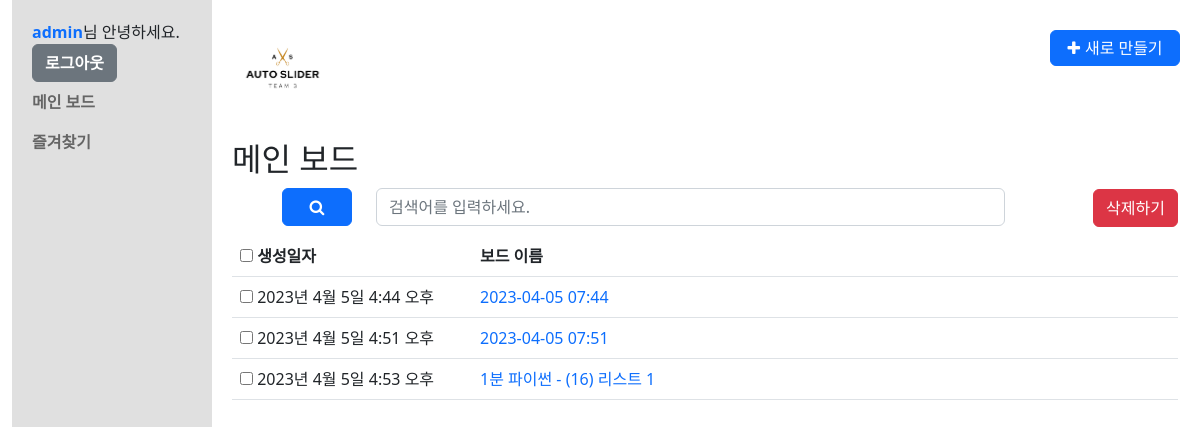
The page /list/ (signed in) on the database its author committed.
### common/models.py (models this page shows, shortened)
class CustomUser(AbstractUser):
    nickname = models.CharField(max_length=20, default='')
    phone_regex = RegexValidator(regex=r'^01([0|1|6|7|8|9])-?([0-9]{3,4})-?([0-9]{4})$') # 정규식 011-123-4567 혹은 010-1234-5678 기준
    phone = models.CharField(validators=[phone_regex], max_length=13, unique=True, verbose_name='phone', null=False, blank=False) # 010-1234-5678 기준 갯수
    USERNAME_FIELD = 'username'
    REQUIRED_FIELDS = ['phone', 'nickname', 'email']
    first_name = None
    last_name = None

### boards/models.py (models this page shows, shortened)
class Board(models.Model):
    input_type_choices = [
        ('input_text', '텍스트 요약'),
        ('input_youtube', 'Youtube 영상 링크 입력'),
        ('input_video', '영상 파일 업로드')
    ]
    title = models.TextField(blank=True)
    input_type = models.TextField(choices=input_type_choices, null=True)
    input_text = models.TextField(blank=True, null=True)
    input_youtube = models.TextField(blank=True, null=True)
    input_video = models.FileField(upload_to='videos/', blank=True, null=True)
    total_text = models.TextField(blank=True, null=True)
    summary_text = models.TextField(blank=True, null=True)
    timeline_text = models.TextField(blank=True, null=True)
    user_id = models.ForeignKey(CustomUser, on_delete=models.CASCADE)
    favorite = models.BooleanField(default=False)
    created_at = models.DateTimeField(auto_now_add=True)
    updated_at = models.DateTimeField(auto_now=True)

### boards/views.py (the view, shortened to what this page needs)
# urls.py: path('list/', views.BoardListView.as_view(), name='board_list'),  # board_list 기본 & 목록
class BoardListView(LoginRequiredMixin, ListView):
    model = Board
    template_name = 'boards/board_list.html'
    def get_queryset(self):
        query = self.request.GET.get('q')
        if query:
            return Board.objects.filter(
                Q(title__icontains=query) | Q(total_text__icontains=query) | Q(summary_text__icontains=query), # Q(note__icontains=query) |
                user_id=self.request.user.id
            )
        else:
            return Board.objects.filter(user_id=self.request.user.id)
    def get_context_data(self, **kwargs):
        context = super().get_context_data(**kwargs)
        context['board_list'] = self.get_queryset()
        return context

### templates/boards/board_list.html (shortened to what this page needs)
{% extends "base.html" %}
{% block content %}
{% load static %}
{% include "navbar.html" %}
<section class="board_list container-fluid">
  {% if  request.resolver_match.url_name == 'board_list' %}
  <h2>메인 보드</h2>
  <div class="searchSection">
    <form id="search_board_list" method="get" action="{% url 'boards:board_list' %}">
      <div class="form-group row">
        <div class="col btnarea">
          <button type="submit" form="search_board_list" class="btn btn-primary"><strong class="fa fa-search"><span class="modal hide">검색</span></strong></button>
        </div>
        <div class="col searcharea">
            <input type="text" name="q" class="form-control" placeholder="검색어를 입력하세요." value="{{ q }}">
        </div>
      </div>
    </form>
  </div>
  <div class="list_result">
    {% if board_list %}
    <form method="POST" id="user_board_list" action="{% url 'boards:board_list' %}">
      <div class="table-responsive">
        <table class="table table-hover">
          <thead>
            <tr>
              <th>
                <input type="checkbox" id="boards_all" name="board_ids" value="{{ board_list.all.0.id }}-{{ board_list.all.last.id }}">
                <label for="boards_all"><strong>생성일자</strong></label>
              </th>
              <th>
                <strong>보드 이름</strong>
              </th>
            </tr>
          </thead>
          <tbody>
          {% for board in board_list %}
            <tr>
              <td>
                <input type="checkbox" id="{{ board.id }}" name="board_ids" value="{{ board.id }}">
                <label for="{{ board.id }}">{{ board.created_at }}</label>
              </td>
              <td>
                <p class="board_tit"><a href="{% url 'boards:board_detail' board.id %}">{{ board.title }}</a></p>
              </td>
            </tr>
          {% endfor %}
          </tbody>
        </table>
      </div>
      <p class="btnarea"><button type="submit" form="user_board_list" class="btn btn-danger">삭제하기</button></p>
    </form>
    {% else %}
    <p class="no_result">목록이 존재하지 않습니다.</p>
    {% endif %}
  </div>
  {% endif %}
</section>
{% endblock %}

### templates/navbar.html
{% load static %}
<header class="header">
  <h1 class="logo"><img src="{% static 'img/autoslider_logo.png' %}" alt="logo"></h1>
  <ul class="btnarea">
    {% if request.resolver_match.url_name is None or request.resolver_match.url_name == 'board_list' or request.resolver_match.url_name == 'favorite_board_list' %}
      <li><button id="newBoardBtn" class="btn btn-primary"><strong class="fa fa-plus" data-toggle="modal" data-target="newBoardModal"><span>새로 만들기</span></strong></button></li>
    {% endif %}
  </ul>
</header>
<nav class="navigation navbar navbar-nav">
    <ul class="navbar-nav">
      <li class="nav-item"><a href="{% url 'common:profile' %}">{{ user.nickname }}</a>님 안녕하세요.</li>
      <li class="nav-item"><a href="{% url 'common:logout' %}" class="btn btn-secondary">로그아웃</a></li>
      <li class="nav-item"><a href="{% url 'boards:board_list' %}" class="nav-link" >메인 보드</a></li>
      <li class="nav-item"><a href="{% url 'boards:favorite_board_list' %}" class="nav-link" >즐겨찾기</a></li>
    </ul>
</nav>

### static/css/style.css (style rules this page uses)
html, body, h1, h2, h3, h4, h5, h6, dl, dt, dd, ol, ul, li, div, p, strong, span { margin: 0; padding: 0; list-style: none; }
html, body { position: relative; width: 100%; height: 100%; }
a { text-decoration: none; }
table { border-collapse: collapse; border-spacing: 0; }
.header { height: 140px; padding: 20px 0; margin: 0 0 -140px 220px; }
.header .logo { width: 100px; }
.header .logo img { display: block; width: 100%; }
.header .btnarea { position: absolute; top: 30px; right: 20px; }
.header .btnarea #newBoardBtn { padding: 5px; width: 130px; }
.header #newBoardBtn strong { color: #ffffff; }
.header #newBoardBtn strong span { padding-left: 5px; }
.navigation { position: relative; float: left; width: 200px; height: 100%; padding: 20px 20px 0; z-index:10; background-color: #E0E0E0; align-items : baseline; }
.navbar ul { clear: both; width: 100%; }
.navbar ul li a { font-weight:600; }
.board_list { padding: 140px 10px 0 220px; }
.board_list .searchSection { padding: 10px 50px; }
.board_list .searchSection .btnarea { flex: 0.05 0 0%; }
.board_list .searchSection .btnarea button { width: 70px; }
.board_list .searchSection .searcharea { flex: 0.8 0 0%; }
.board_list .list_result { position: relative; }
.list_result .btnarea { position : absolute; top: -47px; right : 0px; }
.list_result .table th:first-child { width: 240px; }

### rows shown on the page
CustomUser: nickname "admin"
Board: created_at "2023년 4월 5일 4:44 오후", title "2023-04-05 07:44"
Board: created_at "2023년 4월 5일 4:51 오후", title "2023-04-05 07:51"
Board: created_at "2023년 4월 5일 4:53 오후", title "1분 파이썬 - (16) 리스트 1"
